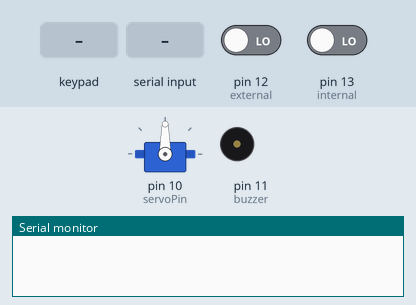
Simulated run of this sketch. Board: Arduino Uno, built with avr-gcc and run on an emulated ATmega328P. Shown: 32×63 character LCD, servo, buzzer (waves = sounding), the last lines printed to the serial monitor. The test bench sets the inputs (shaded band); at power-on: pin 12 (external) LOW, pin 13 (internal) LOW.

Above: at 1.2 s.
1.3 s: pin 12 (external) driven HIGH
At 2.7 s:
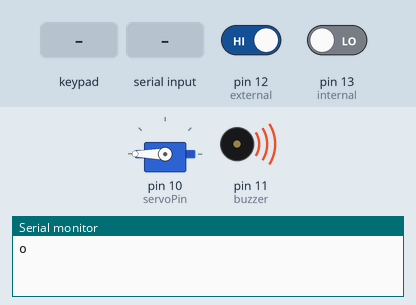
4.3 s: key 'B' pressed
At 6.4 s:
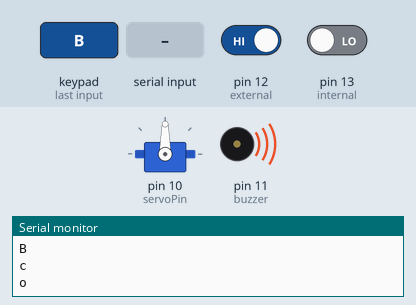
7.3 s: "c" received over Serial
10.3 s: pin 12 (external) driven LOW
At 11.3 s:
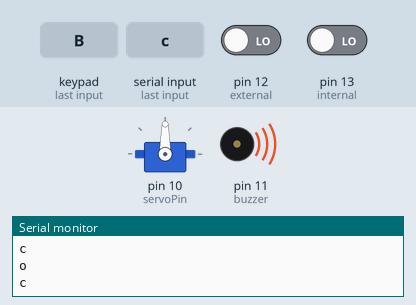
12.1 s: keypad keys 5 4 3 2 pressed 0.4 s apart
15.2 s: keypad keys 5 4 3 2 # pressed 0.4 s apart
Timing chart, 0 to 18.2 s (numbered marks = the images above; inputs shaded):
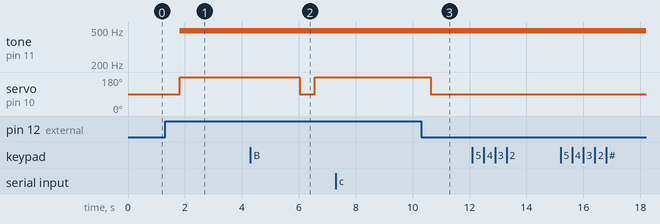

Measured:
- after the input at 1.3 s, tone on pin 11 (buzzer): silent → 490 Hz after 0.53 s; servo on pin 10 (servoPin): 90° → 180° after 0.53 s
- after the input at 4.3 s, servo on pin 10 (servoPin): 180° → 90° after 1.7 s, → 180° 0.52 s later
- after the input at 10.3 s, servo on pin 10 (servoPin): goes on until 10.6 s, then stays 90°

The sketch:

V5_Arduino_y_visual_comandos_sencillos.ino
```cpp
/************************************************************************************************************************
 * TITULO: V4_-_Arduino_y_Visual
 * Descripcion: App de Windows Forms con Arduino - V3 version funcional en arduino incluyendo modulo bt, funciona en c# de manera basica, error al enviar info al display, verificar que se envien y reciban los comandos correctamente
 * cambiar los comandos por letras o = open, c= close
 * AUTOR: JEGZ
 * DESCRIPCION: Este es el código para arduino que permite controlar un lCD 1602A, servo (abrir y cerrar puerta) desde una app en C# windos forms VS
 * © 2021 29/11/2021
 * **********************************************************************************************************************/
//librerias y configuracion del display LCD
#include <LiquidCrystal_I2C.h>
#include <Servo.h>
#include <Wire.h>
#include <Keypad.h>
LiquidCrystal_I2C lcd(0x27,0x20,0x3f) ; //configuracion correcta para el display JEGZ

//Variables
int mot_min = 90;              //min servo angle  (puerta cerrada)
int mot_max = 180;          //Max servo angle   (puerta abierta)
int character = 0;              //caracter leido del teclado?
int activated =0;               //estado de la puerta 0 = close, 1 = verificando pass, 2 = open
char Received = 'c';       //dato recibido del modulo bt (por defecto cerrado)
char Str[16] = {' ', ' ', ' ', ' ', ' ', ' ', '-', '*', '*', '*', ' ', ' ', ' ', ' ', ' ', ' '};

//Configuracion de los Pines
int buzzer=11;     //pin para el buzzer
int external = 12; //pin para boton abrir (o)
int internal = 13; //pin para el boton cerrar (c)
const byte servoPin = 10; //  JEGZ DEBE SER EN EL PIN  10

//Keypad config
const byte ROWS = 4; //4 renglones
const byte COLS = 4; //4 columnas
//definiendo los simbolos de los botones del teclado
char hexaKeys[ROWS][COLS] = {
  {'1','4','7','*'},
  {'2','5','8','0'},
  {'3','6','9','#'},
  {'A','B','C','D'}
};
byte rowPins[ROWS] = {5, 4, 3, 2}; //connect to the row pinouts of the keypad
byte colPins[COLS] = {9, 8, 7, 6}; //connect to the column pinouts of the keypad

//initializando una instancia de la clase NewKeypad
Keypad customKeypad = Keypad( makeKeymap(hexaKeys), rowPins, colPins, ROWS, COLS);

///------------- Agregado para enviar datos a c# -------------//
// Para el servo
Servo servo1;

// Para el lcd
String lcdMsgRow1 = "";
String lcdMsgRow2 = "";

// Para los Comandos
String inputString = "";     // a String to hold incoming data
bool stringComplete = false; // whether the string is complete

//int num; //variable para mandar datos a c# por cada loop
///-------------                                                              -------------//
void setup()
{
    Serial.begin(9600);
    //num = 0;

    lcd.init(); // initialize the lcd
    lcd.clear();
    lcd.backlight();

  //configurando el Servomotor
  servo1.attach(servoPin);
  servo1.write(mot_min); //inicializa en 90 grados

  pinMode(buzzer,OUTPUT);
  pinMode(external,INPUT);
  pinMode(internal,INPUT);

  lcd.print("    PASSWORD");
  lcd.setCursor(0,1);
  lcd.print("      -***     ");
} // eof setup


void loop()
{
///////////////Android OPEN/CLOSE/////////
  if(Serial.available()>0)
 {
    char Received = Serial.read();

    if (Received == 'c') //si recibe una c desde la app
    {
      CerrarPuerta();
    }
    if (Received == 'o')
    {
        AbrirPuerta();
    }
 } //EOF ANDROID OPEN/CLOSE

 ///////////////EMERGENCY OPEN/CLOSE/////////
  if (digitalRead(external))
  {
      lcd.clear();
      lcd.setCursor(2,0);
      lcd.print("INSIDE  OPEN");
      activated = 2;

    AbrirPuerta();
  }

  if (digitalRead(internal))
  {
    CerrarPuerta();
  } //EOF EMERGENCY OPEN/CLOSE

  ///////////////KEYPAD OPEN/CLOSE////////////
  char customKey = customKeypad.getKey(); //this function reads the presed key

  if (customKey){
  analogWrite(buzzer,200);
    if (character ==0)
    {
    Serial.println(char(customKey));
    Str[6]= customKey;
    MuestraPass();
    }

    if (character ==1)
    {
    Serial.println(char(customKey));
    Str[7]= customKey;
    MuestraPass();
    }

    if (character ==2)
    {
    Serial.println(char(customKey));
    Str[8]= customKey;
    MuestraPass();
    }

    if (character ==3)
    {
    Serial.println(char(customKey));
    Str[9]= customKey;
    MuestraPass();
    }

    if (character ==4)
    {
    Serial.println(char(customKey));
    delay(500);//JEGZ delay agregado para MANDAR A C#
    Str[10]= customKey;
    activated=1;
    }
    character=character+1;
    delay(100);
    analogWrite(buzzer,LOW);
  }

  if (activated == 1)
    {
    if(Str[10]='A' && character==5 && Str[6]=='3' && Str[7]=='0' && Str[8]=='0' && Str[9]=='7' )
    {
     AbrirPuerta();
    }
    else
    {
      Serial.println("e"); //JEGZ MANDAR A C#
      lcd.clear();
      lcd.setCursor(1,0);
      lcd.print("PASSWORD ERROR");
      lcd.setCursor(3,1);
      lcd.print("TRY  AGAIN");
      analogWrite(buzzer,150);
      delay(3000);
      analogWrite(buzzer,LOW);
      character=0;
      Str[6]= '-';
      Str[7]= '*';
      Str[8]= '*';
      Str[9]= '*';
      Str[10]= ' ';
      activated = 0;
      lcd.clear();
      lcd.setCursor(4,0);
      lcd.print("PASSWORD");
      lcd.setCursor(0,1);
      lcd.print(Str);
    }
  }
  if (activated == 2)
    {
    if(customKey == 'B' )
    {
        CerrarPuerta();
    }
  }  //EOF KEYPAD

} // eof loop


/**** Helper Functions ****/
void serialEvent() //funcion que lee datos del puerto serial
{
    while (Serial.available()) //mientras el puerto este disponibles
    {
        char inChar = (char)Serial.read(); //obtiene el caracter

        if (inChar == 'o'){ //$S90
        //MoveServo(180);
        AbrirPuerta();
        }
        else if  (inChar == 'c'){ //$S90
        //MoveServo(90);
        CerrarPuerta();
    }
    }
} // EOF serialEvent

void MoveServo(int turn)
{
    servo1.write(turn);
   //delay(1000);
}

void AbrirPuerta(){
      Serial.println("o"); //JEGZ MANDAR A C#
      delay(500);//JEGZ delay agregado para MANDAR A C#
      servo1.write(mot_max);
      lcd.clear();
      lcd.setCursor(4,0);
      lcd.print("ACCEPTED");
      activated = 2;
      analogWrite(buzzer,240);
      delay(250);
      analogWrite(buzzer,200);
      delay(250);
      analogWrite(buzzer,180);
      delay(250);
      analogWrite(buzzer,250);
      delay(250);
      analogWrite(buzzer,LOW);
      delay(1000);

      lcd.clear();
      lcd.setCursor(4,0);
      lcd.print("WELLCOME");
      delay(500);
      lcd.setCursor(2,1);
      lcd.print("BIENVENIDO");
      delay(1000);

      lcd.clear();
      lcd.setCursor(3,0);
      lcd.print("DOOR  OPEN");
      lcd.setCursor(2,1);
      lcd.print("PUERTA ABIERTA");
}

void CerrarPuerta(){
Serial.println("c"); //JEGZ MANDAR A C#
delay(500);//JEGZ delay agregado para MANDAR A C#
servo1.write(mot_min);
activated = 0;
character=0;
Str[6]= '-';
Str[7]= '*';
Str[8]= '*';
Str[9]= '*';
Str[10]= ' ';
lcd.clear();
lcd.setCursor(0,0);
lcd.print("    PASSWORD");
lcd.setCursor(0,1);
lcd.print(Str);
}

void MuestraPass(){ //metodo que muestra la contraseña que se esta tecleando actualmente
      lcd.clear();
    lcd.setCursor(0,0);
    lcd.print("    PASSWORD");
    lcd.setCursor(0,1);
    lcd.print(Str);
}
```
